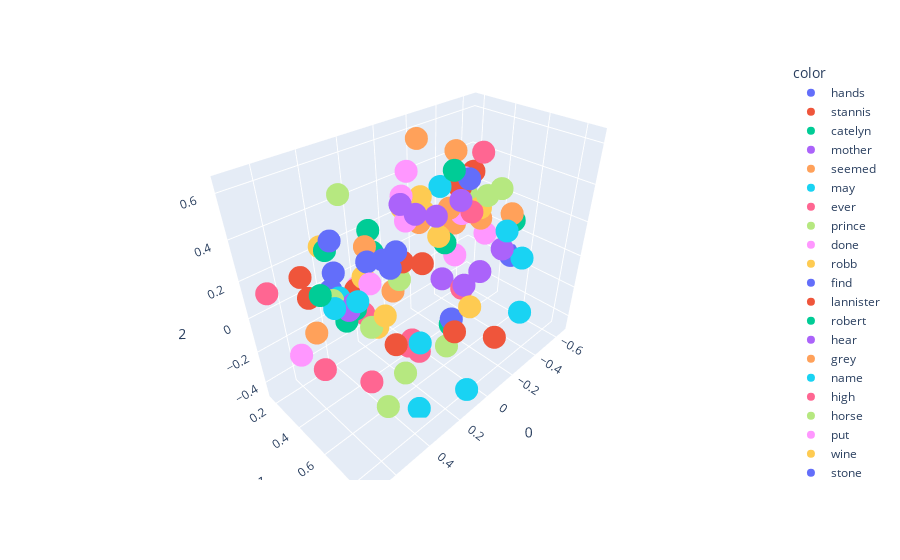

The cell this chart's notebook holds for it:
### Code cell
import plotly.express as px
fig = px.scatter_3d(X[200:300],x=0,y=1,z=2, color=y[200:300])
fig.show()

### Figure 1 — Plotly figure (JSON) as saved in the notebook; plotly's stock layout.template omitted (floating-point values rounded to 4 significant figures)
{"data": [{"hovertemplate": "color=hands<br>0=%{x}<br>1=%{y}<br>2=%{z}<extra></extra>", "legendgroup": "hands", "marker": {"color": "#636efa", "symbol": "circle"}, "mode": "markers", "name": "hands", "scene": "scene", "showlegend": true, "type": "scatter3d", "x": [-0.3208], "y": [0.4403], "z": [0.4036]}, {"hovertemplate": "color=stannis<br>0=%{x}<br>1=%{y}<br>2=%{z}<extra></extra>", "legendgroup": "stannis", "marker": {"color": "#EF553B", "symbol": "circle"}, "mode": "markers", "name": "stannis", "scene": "scene", "showlegend": true, "type": "scatter3d", "x": [0.3715], "y": [0.6631], "z": [-0.05619]}, {"hovertemplate": "color=catelyn<br>0=%{x}<br>1=%{y}<br>2=%{z}<extra></extra>", "legendgroup": "catelyn", "marker": {"color": "#00cc96", "symbol": "circle"}, "mode": "markers", "name": "catelyn", "scene": "scene", "showlegend": true, "type": "scatter3d", "x": [0.1988], "y": [0.3197], "z": [0.173]}, {"hovertemplate": "color=mother<br>0=%{x}<br>1=%{y}<br>2=%{z}<extra></extra>", "legendgroup": "mother", "marker": {"color": "#ab63fa", "symbol": "circle"}, "mode": "markers", "name": "mother", "scene": "scene", "showlegend": true, "type": "scatter3d", "x": [0.4658], "y": [0.5195], "z": [0.1363]}, {"hovertemplate": "color=seemed<br>0=%{x}<br>1=%{y}<br>2=%{z}<extra></extra>", "legendgroup": "seemed", "marker": {"color": "#FFA15A", "symbol": "circle"}, "mode": "markers", "name": "seemed", "scene": "scene", "showlegend": true, "type": "scatter3d", "x": [-0.01692], "y": [0.406], "z": [0.2747]}, {"hovertemplate": "color=may<br>0=%{x}<br>1=%{y}<br>2=%{z}<extra></extra>", "legendgroup": "may", "marker": {"color": "#19d3f3", "symbol": "circle"}, "mode": "markers", "name": "may", "scene": "scene", "showlegend": true, "type": "scatter3d", "x": [0.5376], "y": [0.4899], "z": [0.1372]}, {"hovertemplate": "color=ever<br>0=%{x}<br>1=%{y}<br>2=%{z}<extra></extra>", "legendgroup": "ever", "marker": {"color": "#FF6692", "symbol": "circle"}, "mode": "markers", "name": "ever", "scene": "scene", "showlegend": true, "type": "scatter3d", "x": [0.4321], "y": [0.5359], "z": [0.07701]}, {"hovertemplate": "color=prince<br>0=%{x}<br>1=%{y}<br>2=%{z}<extra></extra>", "legendgroup": "prince", "marker": {"color": "#B6E880", "symbol": "circle"}, "mode": "markers", "name": "prince", "scene": "scene", "showlegend": true, "type": "scatter3d", "x": [0.5206], "y": [0.4549], "z": [0.1495]}, {"hovertemplate": "color=done<br>0=%{x}<br>1=%{y}<br>2=%{z}<extra></extra>", "legendgroup": "done", "marker": {"color": "#FF97FF", "symbol": "circle"}, "mode": "markers", "name": "done", "scene": "scene", "showlegend": true, "type": "scatter3d", "x": [0.4401], "y": [0.607], "z": [0.2715]}, {"hovertemplate": "color=robb<br>0=%{x}<br>1=%{y}<br>2=%{z}<extra></extra>", "legendgroup": "robb", "marker": {"color": "#FECB52", "symbol": "circle"}, "mode": "markers", "name": "robb", "scene": "scene", "showlegend": true, "type": "scatter3d", "x": [0.3545], "y": [0.4476], "z": [0.1764]}, {"hovertemplate": "color=find<br>0=%{x}<br>1=%{y}<br>2=%{z}<extra></extra>", "legendgroup": "find", "marker": {"color": "#636efa", "symbol": "circle"}, "mode": "markers", "name": "find", "scene": "scene", "showlegend": true, "type": "scatter3d", "x": [0.3581], "y": [0.6714], "z": [0.4105]}, {"hovertemplate": "color=lannister<br>0=%{x}<br>1=%{y}<br>2=%{z}<extra></extra>", "legendgroup": "lannister", "marker": {"color": "#EF553B", "symbol": "circle"}, "mode": "markers", "name": "lannister", "scene": "scene", "showlegend": true, "type": "scatter3d", "x": [0.3824], "y": [0.4253], "z": [0.1129]}, {"hovertemplate": "color=robert<br>0=%{x}<br>1=%{y}<br>2=%{z}<extra></extra>", "legendgroup": "robert", "marker": {"color": "#00cc96", "symbol": "circle"}, "mode": "markers", "name": "robert", "scene": "scene", "showlegend": true, "type": "scatter3d", "x": [0.496], "y": [0.5021], "z": [0.05216]}, {"hovertemplate": "color=hear<br>0=%{x}<br>1=%{y}<br>2=%{z}<extra></extra>", "legendgroup": "hear", "marker": {"color": "#ab63fa", "symbol": "circle"}, "mode": "markers", "name": "hear", "scene": "scene", "showlegend": true, "type": "scatter3d", "x": [0.1333], "y": [0.5415], "z": [0.4292]}, {"hovertemplate": "color=grey<br>0=%{x}<br>1=%{y}<br>2=%{z}<extra></extra>", "legendgroup": "grey", "marker": {"color": "#FFA15A", "symbol": "circle"}, "mode": "markers", "name": "grey", "scene": "scene", "showlegend": true, "type": "scatter3d", "x": [-0.4745], "y": [0.2164], "z": [0.008152]}, {"hovertemplate": "color=name<br>0=%{x}<br>1=%{y}<br>2=%{z}<extra></extra>", "legendgroup": "name", "marker": {"color": "#19d3f3", "symbol": "circle"}, "mode": "markers", "name": "name", "scene": "scene", "showlegend": true, "type": "scatter3d", "x": [0.51], "y": [0.6149], "z": [0.228]}, {"hovertemplate": "color=high<br>0=%{x}<br>1=%{y}<br>2=%{z}<extra></extra>", "legendgroup": "high", "marker": {"color": "#FF6692", "symbol": "circle"}, "mode": "markers", "name": "high", "scene": "scene", "showlegend": true, "type": "scatter3d", "x": [-0.2351], "y": [0.4956], "z": [-0.1731]}, {"hovertemplate": "color=horse<br>0=%{x}<br>1=%{y}<br>2=%{z}<extra></extra>", "legendgroup": "horse", "marker": {"color": "#B6E880", "symbol": "circle"}, "mode": "markers", "name": "horse", "scene": "scene", "showlegend": true, "type": "scatter3d", "x": [-0.3566], "y": [0.5274], "z": [0.3337]}, {"hovertemplate": "color=put<br>0=%{x}<br>1=%{y}<br>2=%{z}<extra></extra>", "legendgroup": "put", "marker": {"color": "#FF97FF", "symbol": "circle"}, "mode": "markers", "name": "put", "scene": "scene", "showlegend": true, "type": "scatter3d", "x": [0.1785], "y": [0.5431], "z": [0.6334]}, {"hovertemplate": "color=wine<br>0=%{x}<br>1=%{y}<br>2=%{z}<extra></extra>", "legendgroup": "wine", "marker": {"color": "#FECB52", "symbol": "circle"}, "mode": "markers", "name": "wine", "scene": "scene", "showlegend": true, "type": "scatter3d", "x": [-0.1243], "y": [0.3047], "z": [0.3312]}, {"hovertemplate": "color=stone<br>0=%{x}<br>1=%{y}<br>2=%{z}<extra></extra>", "legendgroup": "stone", "marker": {"color": "#636efa", "symbol": "circle"}, "mode": "markers", "name": "stone", "scene": "scene", "showlegend": true, "type": "scatter3d", "x": [-0.6527], "y": [0.4931], "z": [-0.1639]}, {"hovertemplate": "color=hard<br>0=%{x}<br>1=%{y}<br>2=%{z}<extra></extra>", "legendgroup": "hard", "marker": {"color": "#EF553B", "symbol": "circle"}, "mode": "markers", "name": "hard", "scene": "scene", "showlegend": true, "type": "scatter3d", "x": [-0.3643], "y": [0.3455], "z": [0.31]}, {"hovertemplate": "color=upon<br>0=%{x}<br>1=%{y}<br>2=%{z}<extra></extra>", "legendgroup": "upon", "marker": {"color": "#00cc96", "symbol": "circle"}, "mode": "markers", "name": "upon", "scene": "scene", "showlegend": true, "type": "scatter3d", "x": [-0.1479], "y": [0.4496], "z": [0.1257]}, {"hovertemplate": "color=iron<br>0=%{x}<br>1=%{y}<br>2=%{z}<extra></extra>", "legendgroup": "iron", "marker": {"color": "#ab63fa", "symbol": "circle"}, "mode": "markers", "name": "iron", "scene": "scene", "showlegend": true, "type": "scatter3d", "x": [-0.2343], "y": [0.5105], "z": [-0.1448]}, {"hovertemplate": "color=water<br>0=%{x}<br>1=%{y}<br>2=%{z}<extra></extra>", "legendgroup": "water", "marker": {"color": "#FFA15A", "symbol": "circle"}, "mode": "markers", "name": "water", "scene": "scene", "showlegend": true, "type": "scatter3d", "x": [-0.5794], "y": [0.5248], "z": [0.1472]}, {"hovertemplate": "color=fire<br>0=%{x}<br>1=%{y}<br>2=%{z}<extra></extra>", "legendgroup": "fire", "marker": {"color": "#19d3f3", "symbol": "circle"}, "mode": "markers", "name": "fire", "scene": "scene", "showlegend": true, "type": "scatter3d", "x": [-0.492], "y": [0.6745], "z": [-0.01998]}, {"hovertemplate": "color=until<br>0=%{x}<br>1=%{y}<br>2=%{z}<extra></extra>", "legendgroup": "until", "marker": {"color": "#FF6692", "symbol": "circle"}, "mode": "markers", "name": "until", "scene": "scene", "showlegend": true, "type": "scatter3d", "x": [-0.1592], "y": [0.5985], "z": [0.3491]}, {"hovertemplate": "color=these<br>0=%{x}<br>1=%{y}<br>2=%{z}<extra></extra>", "legendgroup": "these", "marker": {"color": "#B6E880", "symbol": "circle"}, "mode": "markers", "name": "these", "scene": "scene", "showlegend": true, "type": "scatter3d", "x": [0.4394], "y": [0.667], "z": [-0.3908]}, {"hovertemplate": "color=voice<br>0=%{x}<br>1=%{y}<br>2=%{z}<extra></extra>", "legendgroup": "voice", "marker": {"color": "#FF97FF", "symbol": "circle"}, "mode": "markers", "name": "voice", "scene": "scene", "showlegend": true, "type": "scatter3d", "x": [-0.03155], "y": [0.2721], "z": [0.3561]}, {"hovertemplate": "color=gone<br>0=%{x}<br>1=%{y}<br>2=%{z}<extra></extra>", "legendgroup": "gone", "marker": {"color": "#FECB52", "symbol": "circle"}, "mode": "markers", "name": "gone", "scene": "scene", "showlegend": true, "type": "scatter3d", "x": [0.0256], "y": [0.5733], "z": [0.2909]}, {"hovertemplate": "color=give<br>0=%{x}<br>1=%{y}<br>2=%{z}<extra></extra>", "legendgroup": "give", "marker": {"color": "#636efa", "symbol": "circle"}, "mode": "markers", "name": "give", "scene": "scene", "showlegend": true, "type": "scatter3d", "x": [0.5322], "y": [0.5063], "z": [0.4616]}, {"hovertemplate": "color=seen<br>0=%{x}<br>1=%{y}<br>2=%{z}<extra></extra>", "legendgroup": "seen", "marker": {"color": "#EF553B", "symbol": "circle"}, "mode": "markers", "name": "seen", "scene": "scene", "showlegend": true, "type": "scatter3d", "x": [0.1336], "y": [0.5809], "z": [0.2039]}, {"hovertemplate": "color=better<br>0=%{x}<br>1=%{y}<br>2=%{z}<extra></extra>", "legendgroup": "better", "marker": {"color": "#00cc96", "symbol": "circle"}, "mode": "markers", "name": "better", "scene": "scene", "showlegend": true, "type": "scatter3d", "x": [0.4548], "y": [0.5134], "z": [0.09936]}, {"hovertemplate": "color=shall<br>0=%{x}<br>1=%{y}<br>2=%{z}<extra></extra>", "legendgroup": "shall", "marker": {"color": "#ab63fa", "symbol": "circle"}, "mode": "markers", "name": "shall", "scene": "scene", "showlegend": true, "type": "scatter3d", "x": [0.4938], "y": [0.5242], "z": [0.1217]}, {"hovertemplate": "color=ned<br>0=%{x}<br>1=%{y}<br>2=%{z}<extra></extra>", "legendgroup": "ned", "marker": {"color": "#FFA15A", "symbol": "circle"}, "mode": "markers", "name": "ned", "scene": "scene", "showlegend": true, "type": "scatter3d", "x": [0.2476], "y": [0.3319], "z": [0.2294]}, {"hovertemplate": "color=always<br>0=%{x}<br>1=%{y}<br>2=%{z}<extra></extra>", "legendgroup": "always", "marker": {"color": "#19d3f3", "symbol": "circle"}, "mode": "markers", "name": "always", "scene": "scene", "showlegend": true, "type": "scatter3d", "x": [0.4733], "y": [0.4304], "z": [0.1225]}, {"hovertemplate": "color=years<br>0=%{x}<br>1=%{y}<br>2=%{z}<extra></extra>", "legendgroup": "years", "marker": {"color": "#FF6692", "symbol": "circle"}, "mode": "markers", "name": "years", "scene": "scene", "showlegend": true, "type": "scatter3d", "x": [0.266], "y": [0.6255], "z": [-0.1616]}, {"hovertemplate": "color=between<br>0=%{x}<br>1=%{y}<br>2=%{z}<extra></extra>", "legendgroup": "between", "marker": {"color": "#B6E880", "symbol": "circle"}, "mode": "markers", "name": "between", "scene": "scene", "showlegend": true, "type": "scatter3d", "x": [-0.4128], "y": [0.3425], "z": [0.2656]}, {"hovertemplate": "color=dark<br>0=%{x}<br>1=%{y}<br>2=%{z}<extra></extra>", "legendgroup": "dark", "marker": {"color": "#FF97FF", "symbol": "circle"}, "mode": "markers", "name": "dark", "scene": "scene", "showlegend": true, "type": "scatter3d", "x": [-0.5341], "y": [0.3912], "z": [-0.009188]}, {"hovertemplate": "color=sam<br>0=%{x}<br>1=%{y}<br>2=%{z}<extra></extra>", "legendgroup": "sam", "marker": {"color": "#FECB52", "symbol": "circle"}, "mode": "markers", "name": "sam", "scene": "scene", "showlegend": true, "type": "scatter3d", "x": [-0.01158], "y": [0.2967], "z": [0.3116]}, {"hovertemplate": "color=re<br>0=%{x}<br>1=%{y}<br>2=%{z}<extra></extra>", "legendgroup": "re", "marker": {"color": "#636efa", "symbol": "circle"}, "mode": "markers", "name": "re", "scene": "scene", "showlegend": true, "type": "scatter3d", "x": [0.3418], "y": [0.4659], "z": [0.2578]}, {"hovertemplate": "color=place<br>0=%{x}<br>1=%{y}<br>2=%{z}<extra></extra>", "legendgroup": "place", "marker": {"color": "#EF553B", "symbol": "circle"}, "mode": "markers", "name": "place", "scene": "scene", "showlegend": true, "type": "scatter3d", "x": [0.1794], "y": [0.8192], "z": [-0.006363]}, {"hovertemplate": "color=don<br>0=%{x}<br>1=%{y}<br>2=%{z}<extra></extra>", "legendgroup": "don", "marker": {"color": "#00cc96", "symbol": "circle"}, "mode": "markers", "name": "don", "scene": "scene", "showlegend": true, "type": "scatter3d", "x": [0.4667], "y": [0.3577], "z": [0.3216]}, {"hovertemplate": "color=small<br>0=%{x}<br>1=%{y}<br>2=%{z}<extra></extra>", "legendgroup": "small", "marker": {"color": "#ab63fa", "symbol": "circle"}, "mode": "markers", "name": "small", "scene": "scene", "showlegend": true, "type": "scatter3d", "x": [-0.2492], "y": [0.3399], "z": [-0.1999]}, {"hovertemplate": "color=cold<br>0=%{x}<br>1=%{y}<br>2=%{z}<extra></extra>", "legendgroup": "cold", "marker": {"color": "#FFA15A", "symbol": "circle"}, "mode": "markers", "name": "cold", "scene": "scene", "showlegend": true, "type": "scatter3d", "x": [-0.3972], "y": [0.462], "z": [0.1684]}, {"hovertemplate": "color=winterfell<br>0=%{x}<br>1=%{y}<br>2=%{z}<extra></extra>", "legendgroup": "winterfell", "marker": {"color": "#19d3f3", "symbol": "circle"}, "mode": "markers", "name": "winterfell", "scene": "scene", "showlegend": true, "type": "scatter3d", "x": [0.3026], "y": [0.7382], "z": [-0.04216]}, {"hovertemplate": "color=most<br>0=%{x}<br>1=%{y}<br>2=%{z}<extra></extra>", "legendgroup": "most", "marker": {"color": "#FF6692", "symbol": "circle"}, "mode": "markers", "name": "most", "scene": "scene", "showlegend": true, "type": "scatter3d", "x": [0.4468], "y": [0.5693], "z": [-0.2989]}, {"hovertemplate": "color=hundred<br>0=%{x}<br>1=%{y}<br>2=%{z}<extra></extra>", "legendgroup": "hundred", "marker": {"color": "#B6E880", "symbol": "circle"}, "mode": "markers", "name": "hundred", "scene": "scene", "showlegend": true, "type": "scatter3d", "x": [-0.01781], "y": [0.5967], "z": [-0.3718]}, {"hovertemplate": "color=stood<br>0=%{x}<br>1=%{y}<br>2=%{z}<extra></extra>", "legendgroup": "stood", "marker": {"color": "#FF97FF", "symbol": "circle"}, "mode": "markers", "name": "stood", "scene": "scene", "showlegend": true, "type": "scatter3d", "x": [-0.3001], "y": [0.4179], "z": [0.2157]}, {"hovertemplate": "color=end<br>0=%{x}<br>1=%{y}<br>2=%{z}<extra></extra>", "legendgroup": "end", "marker": {"color": "#FECB52", "symbol": "circle"}, "mode": "markers", "name": "end", "scene": "scene", "showlegend": true, "type": "scatter3d", "x": [0.07032], "y": [0.8046], "z": [0.05754]}, {"hovertemplate": "color=words<br>0=%{x}<br>1=%{y}<br>2=%{z}<extra></extra>", "legendgroup": "words", "marker": {"color": "#636efa", "symbol": "circle"}, "mode": "markers", "name": "words", "scene": "scene", "showlegend": true, "type": "scatter3d", "x": [0.2621], "y": [0.4733], "z": [0.233]}, {"hovertemplate": "color=sea<br>0=%{x}<br>1=%{y}<br>2=%{z}<extra></extra>", "legendgroup": "sea", "marker": {"color": "#EF553B", "symbol": "circle"}, "mode": "markers", "name": "sea", "scene": "scene", "showlegend": true, "type": "scatter3d", "x": [-0.1467], "y": [0.7949], "z": [-0.2669]}, {"hovertemplate": "color=sister<br>0=%{x}<br>1=%{y}<br>2=%{z}<extra></extra>", "legendgroup": "sister", "marker": {"color": "#00cc96", "symbol": "circle"}, "mode": "markers", "name": "sister", "scene": "scene", "showlegend": true, "type": "scatter3d", "x": [0.5843], "y": [0.4742], "z": [0.2208]}, {"hovertemplate": "color=right<br>0=%{x}<br>1=%{y}<br>2=%{z}<extra></extra>", "legendgroup": "right", "marker": {"color": "#ab63fa", "symbol": "circle"}, "mode": "markers", "name": "right", "scene": "scene", "showlegend": true, "type": "scatter3d", "x": [-0.1305], "y": [0.5564], "z": [0.4014]}, {"hovertemplate": "color=nothing<br>0=%{x}<br>1=%{y}<br>2=%{z}<extra></extra>", "legendgroup": "nothing", "marker": {"color": "#FFA15A", "symbol": "circle"}, "mode": "markers", "name": "nothing", "scene": "scene", "showlegend": true, "type": "scatter3d", "x": [0.2425], "y": [0.5063], "z": [0.07413]}, {"hovertemplate": "color=walls<br>0=%{x}<br>1=%{y}<br>2=%{z}<extra></extra>", "legendgroup": "walls", "marker": {"color": "#19d3f3", "symbol": "circle"}, "mode": "markers", "name": "walls", "scene": "scene", "showlegend": true, "type": "scatter3d", "x": [-0.4418], "y": [0.7343], "z": [-0.3178]}, {"hovertemplate": "color=fingers<br>0=%{x}<br>1=%{y}<br>2=%{z}<extra></extra>", "legendgroup": "fingers", "marker": {"color": "#FF6692", "symbol": "circle"}, "mode": "markers", "name": "fingers", "scene": "scene", "showlegend": true, "type": "scatter3d", "x": [-0.5287], "y": [0.3488], "z": [0.4503]}, {"hovertemplate": "color=same<br>0=%{x}<br>1=%{y}<br>2=%{z}<extra></extra>", "legendgroup": "same", "marker": {"color": "#B6E880", "symbol": "circle"}, "mode": "markers", "name": "same", "scene": "scene", "showlegend": true, "type": "scatter3d", "x": [0.2344], "y": [0.5429], "z": [0.1515]}, {"hovertemplate": "color=cloak<br>0=%{x}<br>1=%{y}<br>2=%{z}<extra></extra>", "legendgroup": "cloak", "marker": {"color": "#FF97FF", "symbol": "circle"}, "mode": "markers", "name": "cloak", "scene": "scene", "showlegend": true, "type": "scatter3d", "x": [-0.4621], "y": [0.2898], "z": [0.3127]}, {"hovertemplate": "color=house<br>0=%{x}<br>1=%{y}<br>2=%{z}<extra></extra>", "legendgroup": "house", "marker": {"color": "#FECB52", "symbol": "circle"}, "mode": "markers", "name": "house", "scene": "scene", "showlegend": true, "type": "scatter3d", "x": [0.2768], "y": [0.4204], "z": [-0.1711]}, {"hovertemplate": "color=young<br>0=%{x}<br>1=%{y}<br>2=%{z}<extra></extra>", "legendgroup": "young", "marker": {"color": "#636efa", "symbol": "circle"}, "mode": "markers", "name": "young", "scene": "scene", "showlegend": true, "type": "scatter3d", "x": [0.4288], "y": [0.3009], "z": [0.06825]}, {"hovertemplate": "color=does<br>0=%{x}<br>1=%{y}<br>2=%{z}<extra></extra>", "legendgroup": "does", "marker": {"color": "#EF553B", "symbol": "circle"}, "mode": "markers", "name": "does", "scene": "scene", "showlegend": true, "type": "scatter3d", "x": [0.6145], "y": [0.3964], "z": [0.2831]}, {"hovertemplate": "color=beside<br>0=%{x}<br>1=%{y}<br>2=%{z}<extra></extra>", "legendgroup": "beside", "marker": {"color": "#00cc96", "symbol": "circle"}, "mode": "markers", "name": "beside", "scene": "scene", "showlegend": true, "type": "scatter3d", "x": [-0.2779], "y": [0.3792], "z": [0.441]}, {"hovertemplate": "color=get<br>0=%{x}<br>1=%{y}<br>2=%{z}<extra></extra>", "legendgroup": "get", "marker": {"color": "#ab63fa", "symbol": "circle"}, "mode": "markers", "name": "get", "scene": "scene", "showlegend": true, "type": "scatter3d", "x": [0.1377], "y": [0.6657], "z": [0.4713]}, {"hovertemplate": "color=mouth<br>0=%{x}<br>1=%{y}<br>2=%{z}<extra></extra>", "legendgroup": "mouth", "marker": {"color": "#FFA15A", "symbol": "circle"}, "mode": "markers", "name": "mouth", "scene": "scene", "showlegend": true, "type": "scatter3d", "x": [-0.3686], "y": [0.3045], "z": [0.4917]}, {"hovertemplate": "color=seven<br>0=%{x}<br>1=%{y}<br>2=%{z}<extra></extra>", "legendgroup": "seven", "marker": {"color": "#19d3f3", "symbol": "circle"}, "mode": "markers", "name": "seven", "scene": "scene", "showlegend": true, "type": "scatter3d", "x": [0.3056], "y": [0.7291], "z": [-0.465]}, {"hovertemplate": "color=watch<br>0=%{x}<br>1=%{y}<br>2=%{z}<extra></extra>", "legendgroup": "watch", "marker": {"color": "#FF6692", "symbol": "circle"}, "mode": "markers", "name": "watch", "scene": "scene", "showlegend": true, "type": "scatter3d", "x": [0.2921], "y": [0.6769], "z": [-0.07201]}, {"hovertemplate": "color=door<br>0=%{x}<br>1=%{y}<br>2=%{z}<extra></extra>", "legendgroup": "door", "marker": {"color": "#B6E880", "symbol": "circle"}, "mode": "markers", "name": "door", "scene": "scene", "showlegend": true, "type": "scatter3d", "x": [-0.4793], "y": [0.5177], "z": [0.3242]}, {"hovertemplate": "color=green<br>0=%{x}<br>1=%{y}<br>2=%{z}<extra></extra>", "legendgroup": "green", "marker": {"color": "#FF97FF", "symbol": "circle"}, "mode": "markers", "name": "green", "scene": "scene", "showlegend": true, "type": "scatter3d", "x": [-0.429], "y": [0.2673], "z": [-0.1615]}, {"hovertemplate": "color=big<br>0=%{x}<br>1=%{y}<br>2=%{z}<extra></extra>", "legendgroup": "big", "marker": {"color": "#FECB52", "symbol": "circle"}, "mode": "markers", "name": "big", "scene": "scene", "showlegend": true, "type": "scatter3d", "x": [-0.2785], "y": [0.1612], "z": [0.1412]}, {"hovertemplate": "color=joffrey<br>0=%{x}<br>1=%{y}<br>2=%{z}<extra></extra>", "legendgroup": "joffrey", "marker": {"color": "#636efa", "symbol": "circle"}, "mode": "markers", "name": "joffrey", "scene": "scene", "showlegend": true, "type": "scatter3d", "x": [0.4722], "y": [0.4097], "z": [0.2396]}, {"hovertemplate": "color=under<br>0=%{x}<br>1=%{y}<br>2=%{z}<extra></extra>", "legendgroup": "under", "marker": {"color": "#EF553B", "symbol": "circle"}, "mode": "markers", "name": "under", "scene": "scene", "showlegend": true, "type": "scatter3d", "x": [-0.552], "y": [0.2727], "z": [0.3155]}, {"hovertemplate": "color=few<br>0=%{x}<br>1=%{y}<br>2=%{z}<extra></extra>", "legendgroup": "few", "marker": {"color": "#00cc96", "symbol": "circle"}, "mode": "markers", "name": "few", "scene": "scene", "showlegend": true, "type": "scatter3d", "x": [-0.05036], "y": [0.5883], "z": [-0.2512]}, {"hovertemplate": "color=sent<br>0=%{x}<br>1=%{y}<br>2=%{z}<extra></extra>", "legendgroup": "sent", "marker": {"color": "#ab63fa", "symbol": "circle"}, "mode": "markers", "name": "sent", "scene": "scene", "showlegend": true, "type": "scatter3d", "x": [0.2107], "y": [0.5381], "z": [0.5025]}, {"hovertemplate": "color=perhaps<br>0=%{x}<br>1=%{y}<br>2=%{z}<extra></extra>", "legendgroup": "perhaps", "marker": {"color": "#FFA15A", "symbol": "circle"}, "mode": "markers", "name": "perhaps", "scene": "scene", "showlegend": true, "type": "scatter3d", "x": [0.6585], "y": [0.5338], "z": [0.1113]}, {"hovertemplate": "color=almost<br>0=%{x}<br>1=%{y}<br>2=%{z}<extra></extra>", "legendgroup": "almost", "marker": {"color": "#19d3f3", "symbol": "circle"}, "mode": "markers", "name": "almost", "scene": "scene", "showlegend": true, "type": "scatter3d", "x": [-0.2464], "y": [0.3172], "z": [0.3469]}, {"hovertemplate": "color=such<br>0=%{x}<br>1=%{y}<br>2=%{z}<extra></extra>", "legendgroup": "such", "marker": {"color": "#FF6692", "symbol": "circle"}, "mode": "markers", "name": "such", "scene": "scene", "showlegend": true, "type": "scatter3d", "x": [0.6229], "y": [0.488], "z": [-0.1497]}, {"hovertemplate": "color=wanted<br>0=%{x}<br>1=%{y}<br>2=%{z}<extra></extra>", "legendgroup": "wanted", "marker": {"color": "#B6E880", "symbol": "circle"}, "mode": "markers", "name": "wanted", "scene": "scene", "showlegend": true, "type": "scatter3d", "x": [0.4169], "y": [0.4224], "z": [0.5774]}, {"hovertemplate": "color=true<br>0=%{x}<br>1=%{y}<br>2=%{z}<extra></extra>", "legendgroup": "true", "marker": {"color": "#FF97FF", "symbol": "circle"}, "mode": "markers", "name": "true", "scene": "scene", "showlegend": true, "type": "scatter3d", "x": [0.6986], "y": [0.4522], "z": [-0.03642]}, {"hovertemplate": "color=while<br>0=%{x}<br>1=%{y}<br>2=%{z}<extra></extra>", "legendgroup": "while", "marker": {"color": "#FECB52", "symbol": "circle"}, "mode": "markers", "name": "while", "scene": "scene", "showlegend": true, "type": "scatter3d", "x": [-0.3734], "y": [0.4747], "z": [0.242]}, {"hovertemplate": "color=leave<br>0=%{x}<br>1=%{y}<br>2=%{z}<extra></extra>", "legendgroup": "leave", "marker": {"color": "#636efa", "symbol": "circle"}, "mode": "markers", "name": "leave", "scene": "scene", "showlegend": true, "type": "scatter3d", "x": [0.4174], "y": [0.7064], "z": [0.3824]}, {"hovertemplate": "color=daughter<br>0=%{x}<br>1=%{y}<br>2=%{z}<extra></extra>", "legendgroup": "daughter", "marker": {"color": "#EF553B", "symbol": "circle"}, "mode": "markers", "name": "daughter", "scene": "scene", "showlegend": true, "type": "scatter3d", "x": [0.5413], "y": [0.2977], "z": [0.08364]}, {"hovertemplate": "color=wind<br>0=%{x}<br>1=%{y}<br>2=%{z}<extra></extra>", "legendgroup": "wind", "marker": {"color": "#00cc96", "symbol": "circle"}, "mode": "markers", "name": "wind", "scene": "scene", "showlegend": true, "type": "scatter3d", "x": [-0.5986], "y": [0.5289], "z": [0.1006]}, {"hovertemplate": "color=light<br>0=%{x}<br>1=%{y}<br>2=%{z}<extra></extra>", "legendgroup": "light", "marker": {"color": "#ab63fa", "symbol": "circle"}, "mode": "markers", "name": "light", "scene": "scene", "showlegend": true, "type": "scatter3d", "x": [-0.4371], "y": [0.5844], "z": [0.01984]}, {"hovertemplate": "color=arms<br>0=%{x}<br>1=%{y}<br>2=%{z}<extra></extra>", "legendgroup": "arms", "marker": {"color": "#FFA15A", "symbol": "circle"}, "mode": "markers", "name": "arms", "scene": "scene", "showlegend": true, "type": "scatter3d", "x": [-0.2207], "y": [0.4061], "z": [0.2718]}, {"hovertemplate": "color=city<br>0=%{x}<br>1=%{y}<br>2=%{z}<extra></extra>", "legendgroup": "city", "marker": {"color": "#19d3f3", "symbol": "circle"}, "mode": "markers", "name": "city", "scene": "scene", "showlegend": true, "type": "scatter3d", "x": [0.1374], "y": [0.8703], "z": [-0.3562]}, {"hovertemplate": "color=brothers<br>0=%{x}<br>1=%{y}<br>2=%{z}<extra></extra>", "legendgroup": "brothers", "marker": {"color": "#FF6692", "symbol": "circle"}, "mode": "markers", "name": "brothers", "scene": "scene", "showlegend": true, "type": "scatter3d", "x": [0.278], "y": [0.7062], "z": [-0.1301]}, {"hovertemplate": "color=children<br>0=%{x}<br>1=%{y}<br>2=%{z}<extra></extra>", "legendgroup": "children", "marker": {"color": "#B6E880", "symbol": "circle"}, "mode": "markers", "name": "children", "scene": "scene", "showlegend": true, "type": "scatter3d", "x": [0.3321], "y": [0.6712], "z": [-0.2509]}, {"hovertemplate": "color=herself<br>0=%{x}<br>1=%{y}<br>2=%{z}<extra></extra>", "legendgroup": "herself", "marker": {"color": "#FF97FF", "symbol": "circle"}, "mode": "markers", "name": "herself", "scene": "scene", "showlegend": true, "type": "scatter3d", "x": [0.03893], "y": [0.3764], "z": [0.2929]}, {"hovertemplate": "color=sweet<br>0=%{x}<br>1=%{y}<br>2=%{z}<extra></extra>", "legendgroup": "sweet", "marker": {"color": "#FECB52", "symbol": "circle"}, "mode": "markers", "name": "sweet", "scene": "scene", "showlegend": true, "type": "scatter3d", "x": [0.4006], "y": [0.2105], "z": [0.2435]}, {"hovertemplate": "color=others<br>0=%{x}<br>1=%{y}<br>2=%{z}<extra></extra>", "legendgroup": "others", "marker": {"color": "#636efa", "symbol": "circle"}, "mode": "markers", "name": "others", "scene": "scene", "showlegend": true, "type": "scatter3d", "x": [-0.007725], "y": [0.6322], "z": [-0.1632]}, {"hovertemplate": "color=lost<br>0=%{x}<br>1=%{y}<br>2=%{z}<extra></extra>", "legendgroup": "lost", "marker": {"color": "#EF553B", "symbol": "circle"}, "mode": "markers", "name": "lost", "scene": "scene", "showlegend": true, "type": "scatter3d", "x": [0.2359], "y": [0.5679], "z": [0.2557]}, {"hovertemplate": "color=theon<br>0=%{x}<br>1=%{y}<br>2=%{z}<extra></extra>", "legendgroup": "theon", "marker": {"color": "#00cc96", "symbol": "circle"}, "mode": "markers", "name": "theon", "scene": "scene", "showlegend": true, "type": "scatter3d", "x": [0.1834], "y": [0.2802], "z": [0.2643]}, {"hovertemplate": "color=each<br>0=%{x}<br>1=%{y}<br>2=%{z}<extra></extra>", "legendgroup": "each", "marker": {"color": "#ab63fa", "symbol": "circle"}, "mode": "markers", "name": "each", "scene": "scene", "showlegend": true, "type": "scatter3d", "x": [-0.277], "y": [0.5748], "z": [-0.04713]}, {"hovertemplate": "color=felt<br>0=%{x}<br>1=%{y}<br>2=%{z}<extra></extra>", "legendgroup": "felt", "marker": {"color": "#FFA15A", "symbol": "circle"}, "mode": "markers", "name": "felt", "scene": "scene", "showlegend": true, "type": "scatter3d", "x": [-0.1364], "y": [0.2711], "z": [0.6058]}, {"hovertemplate": "color=side<br>0=%{x}<br>1=%{y}<br>2=%{z}<extra></extra>", "legendgroup": "side", "marker": {"color": "#19d3f3", "symbol": "circle"}, "mode": "markers", "name": "side", "scene": "scene", "showlegend": true, "type": "scatter3d", "x": [-0.3452], "y": [0.6671], "z": [0.2011]}, {"hovertemplate": "color=yes<br>0=%{x}<br>1=%{y}<br>2=%{z}<extra></extra>", "legendgroup": "yes", "marker": {"color": "#FF6692", "symbol": "circle"}, "mode": "markers", "name": "yes", "scene": "scene", "showlegend": true, "type": "scatter3d", "x": [0.7096], "y": [0.2801], "z": [0.1916]}, {"hovertemplate": "color=best<br>0=%{x}<br>1=%{y}<br>2=%{z}<extra></extra>", "legendgroup": "best", "marker": {"color": "#B6E880", "symbol": "circle"}, "mode": "markers", "name": "best", "scene": "scene", "showlegend": true, "type": "scatter3d", "x": [0.5146], "y": [0.6945], "z": [0.1513]}, {"hovertemplate": "color=very<br>0=%{x}<br>1=%{y}<br>2=%{z}<extra></extra>", "legendgroup": "very", "marker": {"color": "#FF97FF", "symbol": "circle"}, "mode": "markers", "name": "very", "scene": "scene", "showlegend": true, "type": "scatter3d", "x": [0.3199], "y": [0.3514], "z": [0.05531]}, {"hovertemplate": "color=die<br>0=%{x}<br>1=%{y}<br>2=%{z}<extra></extra>", "legendgroup": "die", "marker": {"color": "#FECB52", "symbol": "circle"}, "mode": "markers", "name": "die", "scene": "scene", "showlegend": true, "type": "scatter3d", "x": [0.4617], "y": [0.7151], "z": [0.1885]}], "layout": {"legend": {"title": {"text": "color"}, "tracegroupgap": 0}, "margin": {"t": 60}, "scene": {"domain": {"x": [0, 1], "y": [0, 1]}, "xaxis": {"title": {"text": "0"}}, "yaxis": {"title": {"text": "1"}}, "zaxis": {"title": {"text": "2"}}}}}
